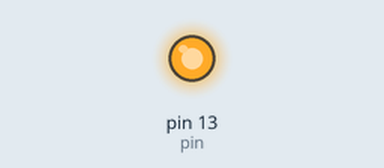
Recording of a sketch running on a simulated Arduino Uno, built with avr-gcc and run on an emulated ATmega328P. Shown: output pins drawn as LEDs (lit = HIGH).

Above: at 1.4 s.
At 6.1 s:
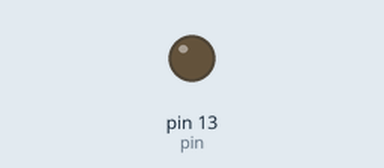
Timing chart, 0 to 8.7 s (numbered marks = the images above):
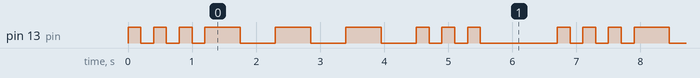

The sketch:

4.arduino_variables.ino
```cpp
int pin = 13;
int speedd = 200;
String anant = "anant";
bool lol = true;
float pi = 3.14;

void setup() {
   pinMode(pin, OUTPUT);
 }


void loop() {
  digitalWrite(pin, HIGH);
  delay(speedd);
  digitalWrite(pin, LOW);
  delay(speedd);

    digitalWrite(pin, HIGH);
  delay(speedd);
  digitalWrite(pin, LOW);
  delay(speedd);

    digitalWrite(pin, HIGH);
  delay(speedd);
  digitalWrite(pin, LOW);
  delay(speedd);

speedd = 550;
    digitalWrite(pin, HIGH);
  delay(speedd);
  digitalWrite(pin, LOW);
  delay(speedd);

      digitalWrite(pin, HIGH);
  delay(speedd);
  digitalWrite(pin, LOW);
  delay(speedd);

      digitalWrite(pin, HIGH);
  delay(speedd);
  digitalWrite(pin, LOW);
  delay(speedd);

speedd = 200;

    digitalWrite(pin, HIGH);
  delay(speedd);
  digitalWrite(pin, LOW);
  delay(speedd);

      digitalWrite(pin, HIGH);
  delay(speedd);
  digitalWrite(pin, LOW);
  delay(speedd);

      digitalWrite(pin, HIGH);
  delay(speedd);
  digitalWrite(pin, LOW);
  delay(speedd);

 delay(1000);
}
```

Measured:
- by itself, pin 13 (pin): repeats every 6.7 s: 2 × (LOW 0.20 s, HIGH 0.20 s), LOW 0.20 s, 3 × (HIGH 0.55 s, LOW 0.55 s), 2 × (HIGH 0.20 s, LOW 0.20 s), HIGH 0.20 s, LOW 1.2 s, HIGH 0.20 s
- by itself, everything shown: repeats every 6.7 s, in 18 steps
